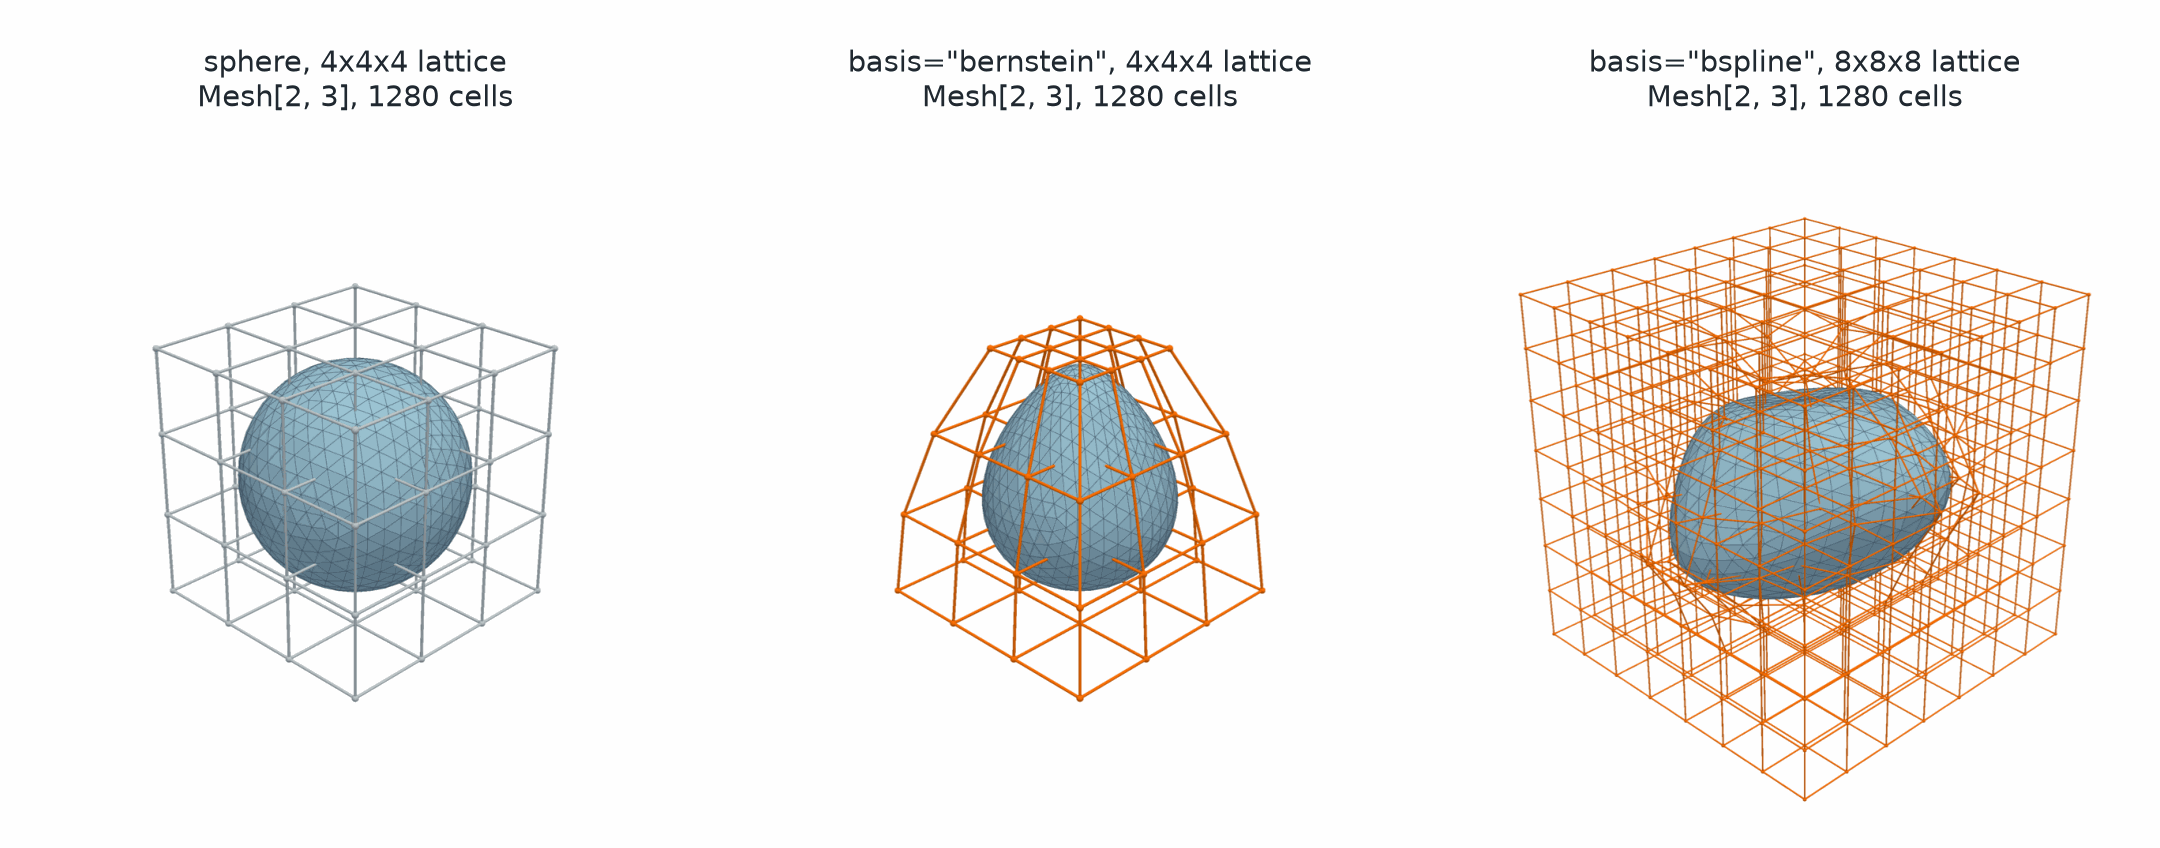

Here is the Python script that generated this plot:
# SPDX-FileCopyrightText: Copyright (c) 2023 - 2026 NVIDIA CORPORATION & AFFILIATES.
# SPDX-FileCopyrightText: All rights reserved.
# SPDX-License-Identifier: Apache-2.0
#
# Licensed under the Apache License, Version 2.0 (the "License");
# you may not use this file except in compliance with the License.
# You may obtain a copy of the License at
#
# http://www.apache.org/licenses/LICENSE-2.0
#
# Unless required by applicable law or agreed to in writing, software
# distributed under the License is distributed on an "AS IS" BASIS,
# WITHOUT WARRANTIES OR CONDITIONS OF ANY KIND, either express or implied.
# See the License for the specific language governing permissions and
# limitations under the License.

"""Render lattice free-form deformation of a sphere with its control lattice."""

from pathlib import Path

import matplotlib.pyplot as plt
import numpy as np
import pyvista as pv
import torch
from _style import RESULT, SURFACE, SURFACE_EDGE, mesh_label, save, spheres

from physicsnemo.mesh.io import to_pyvista
from physicsnemo.mesh.primitives.surfaces import sphere_icosahedral

pv.OFF_SCREEN = True

OUTPUT = Path(__file__).parent / "sphere_ffd.png"

CAMERA = [(7.2, -7.2, 5.0), (0.0, 0.0, 0.0), (0.0, 0.0, 1.0)]
LATTICE = "#9aa5ad"

ORIGIN = (-1.15, -1.15, -1.15)
EXTENT = (2.3, 2.3, 2.3)


def lattice_nodes(resolution, basis):
    """Basis-associated control positions, shape (*resolution, 3)."""
    if basis == "bernstein":
        coordinates = [torch.linspace(0.0, 1.0, n) for n in resolution]
    else:
        coordinates = [
            (torch.arange(n, dtype=torch.float32) - 1) / (n - 3) for n in resolution
        ]
    axes = [
        origin + extent * coordinate
        for coordinate, origin, extent in zip(coordinates, ORIGIN, EXTENT)
    ]
    return torch.stack(torch.meshgrid(*axes, indexing="ij"), dim=-1)


def lattice_wireframe(nodes):
    """Build a PyVista wireframe of the lattice edges along every axis."""
    n1, n2, n3, _ = nodes.shape
    index = np.arange(n1 * n2 * n3).reshape(n1, n2, n3)
    segments = []
    for a, b in (
        (index[:-1, :, :], index[1:, :, :]),
        (index[:, :-1, :], index[:, 1:, :]),
        (index[:, :, :-1], index[:, :, 1:]),
    ):
        segments.append(np.stack([a.ravel(), b.ravel()], axis=1))
    segments = np.concatenate(segments, axis=0)
    lines = np.column_stack([np.full(len(segments), 2), segments]).ravel()
    return pv.PolyData(nodes.reshape(-1, 3).numpy(), lines=lines)


def taper_displacements(nodes, strength=0.55):
    """Bernstein example: taper the lattice toward the top, growing with z."""
    z = (nodes[..., 2] - ORIGIN[2]) / EXTENT[2]
    shrink = -strength * z.square()
    return torch.stack(
        [shrink * nodes[..., 0], shrink * nodes[..., 1], torch.zeros_like(z)], dim=-1
    )


def sculpt_displacements(nodes):
    """B-spline example with three independently localized shape features."""
    displacements = torch.zeros_like(nodes)
    features = (
        # Center, displacement direction, and compact support radius.
        ((0.75, 0.0, 0.25), (0.9, 0.0, 0.2), 0.95),
        ((0.0, -0.75, -0.2), (0.0, -0.75, -0.2), 0.9),
        ((-0.2, 0.1, 0.75), (0.1, -0.1, -0.7), 0.85),
    )
    for center, direction, radius in features:
        center_t = nodes.new_tensor(center)
        direction_t = nodes.new_tensor(direction)
        distance = torch.linalg.vector_norm(nodes - center_t, dim=-1)
        normalized_distance = (distance / radius).clamp_max(1)
        weight = (1 - normalized_distance.square()).square()
        displacements += weight.unsqueeze(-1) * direction_t
    return displacements


def _render(actors, camera):
    """Render PyVista actors from a fixed camera, so that panels share one scale."""

    plotter = pv.Plotter(off_screen=True, window_size=(900, 900))
    plotter.enable_anti_aliasing("ssaa")
    plotter.set_background("white")
    for dataset, kwargs in actors:
        plotter.add_mesh(dataset, **{"ambient": 0.35, **kwargs})
    plotter.camera_position = camera
    image = plotter.screenshot(return_img=True)
    plotter.close()
    return image


def _surface(mesh):
    """Return the shaded surface actor of a mesh."""

    return (
        to_pyvista(mesh),
        {
            "color": SURFACE,
            "show_edges": True,
            "edge_color": SURFACE_EDGE,
            "line_width": 0.6,
            "diffuse": 0.7,
        },
    )


def _arrows(starts, vectors, color):
    """Draw displacement arrows as solid geometry."""

    arrows = [
        pv.Arrow(
            start=start,
            direction=vector,
            scale=float(np.linalg.norm(vector)),
            tip_radius=0.18,
            shaft_radius=0.06,
            tip_length=0.35,
        )
        for start, vector in zip(starts, vectors, strict=True)
    ]
    return (pv.merge(arrows), {"color": color})


def _panel(mesh, nodes, color, radius):
    """Render a surface inside its control lattice, drawn as tubes and spheres."""

    wireframe = lattice_wireframe(nodes)
    actors = [
        _surface(mesh),
        (wireframe.tube(radius=radius), {"color": color}),
        (spheres(wireframe.points, 2.4 * radius), {"color": color}),
    ]
    return _render(actors, CAMERA)


def main():
    """Generate the documentation image."""

    sphere = sphere_icosahedral.load(radius=1.0, subdivisions=3)

    bernstein_resolution = (4, 4, 4)
    bernstein_nodes = lattice_nodes(bernstein_resolution, "bernstein")
    bernstein_displacements = taper_displacements(bernstein_nodes)
    tapered = sphere.free_form_deform(
        bernstein_displacements,
        origin=list(ORIGIN),
        extent=list(EXTENT),
        basis="bernstein",
    )

    bspline_resolution = (8, 8, 8)
    bspline_nodes = lattice_nodes(bspline_resolution, "bspline")
    bspline_displacements = sculpt_displacements(bspline_nodes)
    sculpted = sphere.free_form_deform(
        bspline_displacements,
        origin=list(ORIGIN),
        extent=list(EXTENT),
        basis="bspline",
    )

    panels = (
        ("sphere, 4x4x4 lattice", sphere, bernstein_nodes, LATTICE, 0.012),
        (
            'basis="bernstein", 4x4x4 lattice',
            tapered,
            bernstein_nodes + bernstein_displacements,
            RESULT,
            0.012,
        ),
        (
            'basis="bspline", 8x8x8 lattice',
            sculpted,
            bspline_nodes + bspline_displacements,
            RESULT,
            0.006,
        ),
    )
    figure, axes = plt.subplots(1, 3, figsize=(13.5, 5.3))
    for axis, (title, mesh, nodes, color, radius) in zip(axes, panels, strict=True):
        axis.imshow(_panel(mesh, nodes, color, radius))
        axis.set_title(f"{title}\n{mesh_label(mesh)}")
        axis.set_axis_off()
    figure.subplots_adjust(left=0.0, right=1.0, bottom=0.0, top=0.88, wspace=0.02)
    save(figure, OUTPUT)


if __name__ == "__main__":
    main()
